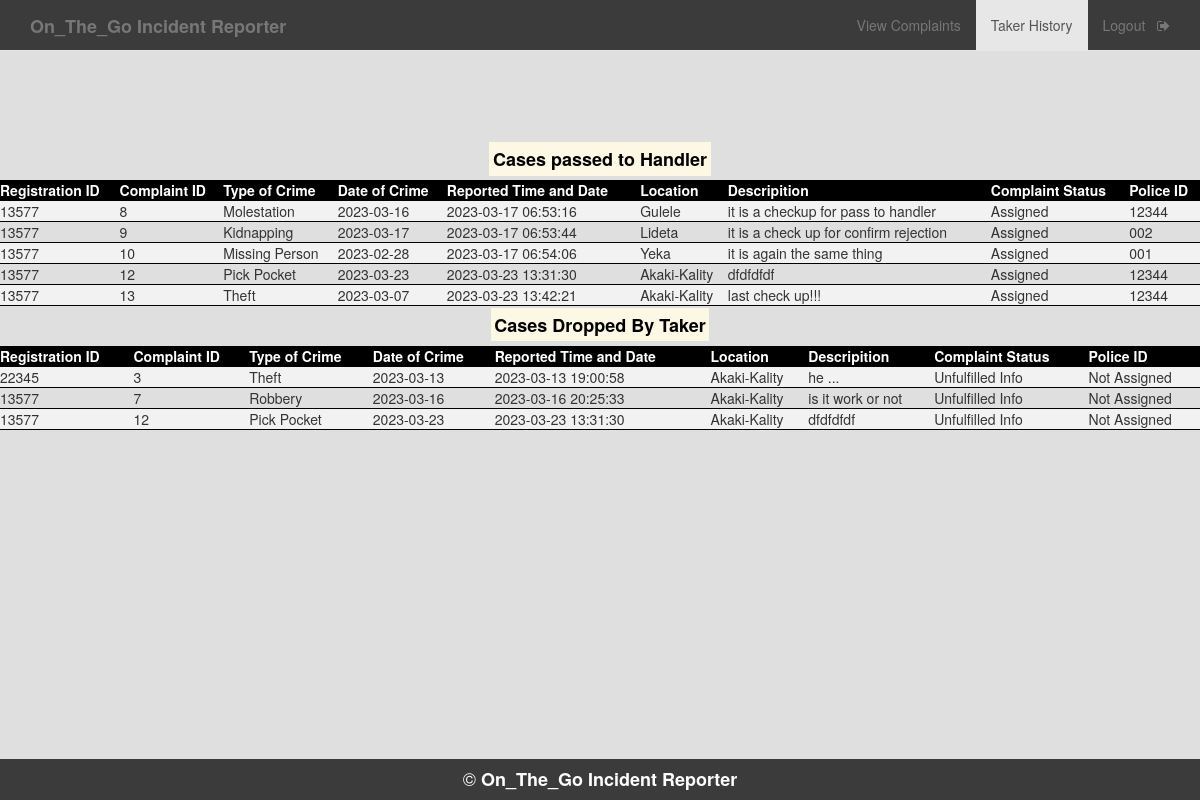
Page /TakerHistory.php (signed in) on the committed database.
### tables this page shows
CREATE TABLE `p_handler` (
  `c_id` int(11) NOT NULL,
  `id_no` bigint(12) NOT NULL,
  `type_crime` varchar(50) NOT NULL,
  `d_o_c` date NOT NULL,
  `repo_time_and_date` varchar(50) NOT NULL,
  `location` varchar(50) NOT NULL,
  `description` varchar(7000) NOT NULL,
  `inc_status` varchar(50) NOT NULL,
  `pol_status` varchar(50) DEFAULT NULL,
  `p_id` varchar(50) NOT NULL
);

CREATE TABLE `del_taker` (
  `c_id` int(11) NOT NULL,
  `id_no` bigint(12) NOT NULL,
  `type_crime` varchar(50) NOT NULL,
  `d_o_c` date NOT NULL,
  `repo_time_and_date` varchar(50) NOT NULL,
  `location` varchar(50) NOT NULL,
  `description` varchar(7000) NOT NULL,
  `inc_status` varchar(50) NOT NULL,
  `p_id` varchar(50) NOT NULL
);

### TakerHistory.php (the view, shortened to what this page needs)
<!DOCTYPE html>
<html>
<head>
</head>
<body style="background-color: #dfdfdf">
 <nav  class="navbar navbar-default navbar-fixed-top" style="background-color:#3b3b3b;">
  <div class="container">
    <div class="navbar-header">
      <a class="navbar-brand" href="home.php"><b> On_The_Go Incident Reporter </b></a>
    </div>
    <div id="navbar" class="collapse navbar-collapse">
      <ul class="nav navbar-nav navbar-right">
        <li ><a href="TakerHome.php">View Complaints</a></li>
        <li class="active" ><a href="TakerHistory.php">Taker History</a></li>
        <li><a href="Taker_logout.php">Logout &nbsp <i class="fa fa-sign-out" aria-hidden="true"></i></a></li>
      </ul>
    </div>
  </div>
 </nav>
<br><br><br><br><br><br><br>
<?php
    $conn=mysqli_connect("localhost","root","");
  mysqli_select_db($conn,"on_the_go incident reporter");
  $sql = "SELECT id_no,c_id, type_crime, d_o_c,repo_time_and_date,location,description, inc_status, p_id FROM p_handler";
  $result = mysqli_query($conn, $sql);
  if (mysqli_num_rows($result) > 0) {
      echo "<h4 style='text-align:center; font-weight:bold;'><mark>Cases passed to Handler</mark></h4>";
      echo "<table >";
      echo "<tr>
      <th>Registration ID</th>
      <th>Complaint ID</th>
      <th>Type of Crime</th>
      <th>Date of Crime</th>
      <th>Reported Time and Date </th>
      <th>Location</th>
      <th> Descripition </th>
      <th>Complaint Status</th>
      <th>Police ID</th></tr>";
      while ($row = mysqli_fetch_assoc($result)) {
        echo "<tr class='complaint-row' id='complaint-".$row["c_id"]."'>
            <td>" . $row["id_no"] . "</td>
            <td>" . $row["c_id"] . "</td>
            <td>" . $row["type_crime"] . "</td>
            <td>" . $row["d_o_c"] . "</td>
            <td>" . $row["repo_time_and_date"] . "</td>
            <td>" . $row["location"] . "</td>
            <td>" . $row["description"] . "</td>
            <td>" . $row["inc_status"] . "</td>
            <td>" . $row["p_id"] . "</td>
        </tr>";
    }
      echo "</table>";
  } else {
      echo "No complaints found.";
  }
  $sql = "SELECT id_no,c_id, type_crime, d_o_c,repo_time_and_date,location,description, inc_status, p_id FROM del_taker";
  $result = mysqli_query($conn, $sql);
  if (mysqli_num_rows($result) > 0) {
      echo "<h4 style='text-align:center; font-weight:bold;'><mark>Cases Dropped By Taker</mark></h4>";
      echo "<table >";
      echo "<tr>
      <th>Registration ID</th>
      <th>Complaint ID</th>
      <th>Type of Crime</th>
      <th>Date of Crime</th>
      <th>Reported Time and Date </th>
      <th>Location</th>
      <th> Descripition </th>
      <th>Complaint Status</th>
      <th>Police ID</th></tr>";
      while ($row = mysqli_fetch_assoc($result)) {
        echo "<tr class='complaint-row' id='complaint-".$row["c_id"]."'>
            <td>" . $row["id_no"] . "</td>
            <td>" . $row["c_id"] . "</td>
            <td>" . $row["type_crime"] . "</td>
            <td>" . $row["d_o_c"] . "</td>
            <td>" . $row["repo_time_and_date"] . "</td>
            <td>" . $row["location"] . "</td>
            <td>" . $row["description"] . "</td>
            <td>" . $row["inc_status"] . "</td>
            <td>" . $row["p_id"] . "</td>
        </tr>";
    }
      echo "</table>";
  } else {
      echo "No complaints found.";
  }
  ?>
	<link rel="stylesheet" type="text/css" href="https://maxcdn.bootstrapcdn.com/bootstrap/3.3.5/css/bootstrap.min.css">
	<link rel="stylesheet" type="text/css" href="https://maxcdn.bootstrapcdn.com/font-awesome/4.4.0/css/font-awesome.min.css">
    <div style="position: fixed;
            left: 0;
            bottom: 0;
            width: 100%;
            background-color:#3b3b3b;
            color: white;
            text-align: center;">
            <h4 style="color: white;">&copy <b>On_The_Go Incident Reporter</b></h4>
         </div>
</body>
</html>

### TakerHistory.php (style rules this page uses)
table { border-collapse: collapse; width: 100%; }
th, td { padding: 8px; text-align: left; border-bottom: 1px solid #000; }
th { background-color: black; color: white; }
tr:nth-child(even) { background-color: #f2f2f2; }
mark { background-color:white; color:#3b3b3b; }

### rows in the picture
p_handler: id_no "13577", c_id "8", type_crime "Molestation", d_o_c "2023-03-16", repo_time_and_date "2023-03-17 06:53:16", location "Gulele", description "it is a checkup for pass to handler", inc_status "Assigned", p "12344"
p_handler: id_no "13577", c_id "9", type_crime "Kidnapping", d_o_c "2023-03-17", repo_time_and_date "2023-03-17 06:53:44", location "Lideta", description "it is a check up for confirm rejection", inc_status "Assigned", p "002"
p_handler: id_no "13577", c_id "10", type_crime "Missing Person", d_o_c "2023-02-28", repo_time_and_date "2023-03-17 06:54:06", location "Yeka", description "it is again the same thing", inc_status "Assigned", p "001"
p_handler: id_no "13577", c_id "12", type_crime "Pick Pocket", d_o_c "2023-03-23", repo_time_and_date "2023-03-23 13:31:30", location "Akaki-Kality", description "dfdfdfdf", inc_status "Assigned", p "12344"
p_handler: id_no "13577", c_id "13", type_crime "Theft", d_o_c "2023-03-07", repo_time_and_date "2023-03-23 13:42:21", location "Akaki-Kality", description "last check up!!!", inc_status "Assigned", p "12344"
del_taker: id_no "22345", c_id "3", type_crime "Theft", d_o_c "2023-03-13", repo_time_and_date "2023-03-13 19:00:58", location "Akaki-Kality", description "he ...", inc_status "Unfulfilled Info", p "Not Assigned"
del_taker: id_no "13577", c_id "7", type_crime "Robbery", d_o_c "2023-03-16", repo_time_and_date "2023-03-16 20:25:33", location "Akaki-Kality", description "is it work or not", inc_status "Unfulfilled Info", p "Not Assigned"
del_taker: id_no "13577", c_id "12", type_crime "Pick Pocket", d_o_c "2023-03-23", repo_time_and_date "2023-03-23 13:31:30", location "Akaki-Kality", description "dfdfdfdf", inc_status "Unfulfilled Info", p "Not Assigned"
